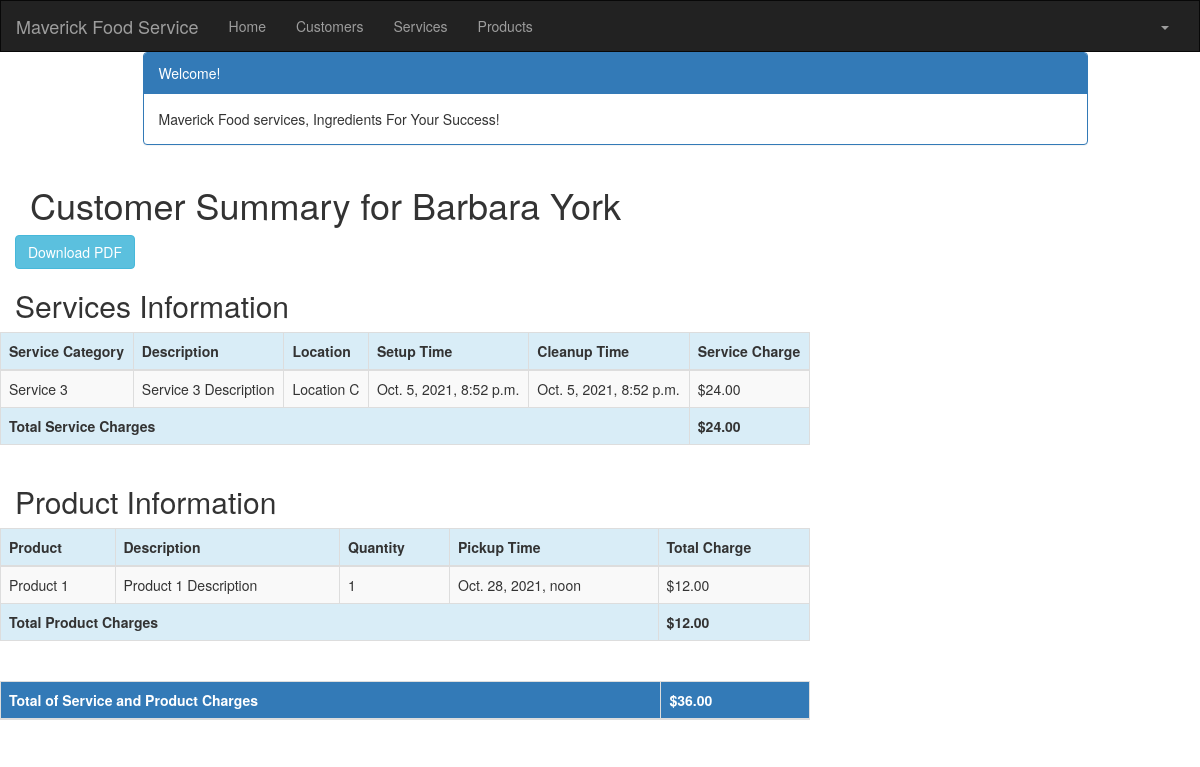
/customer/1/summary/ (signed in), run on an earlier commit of the app's database.
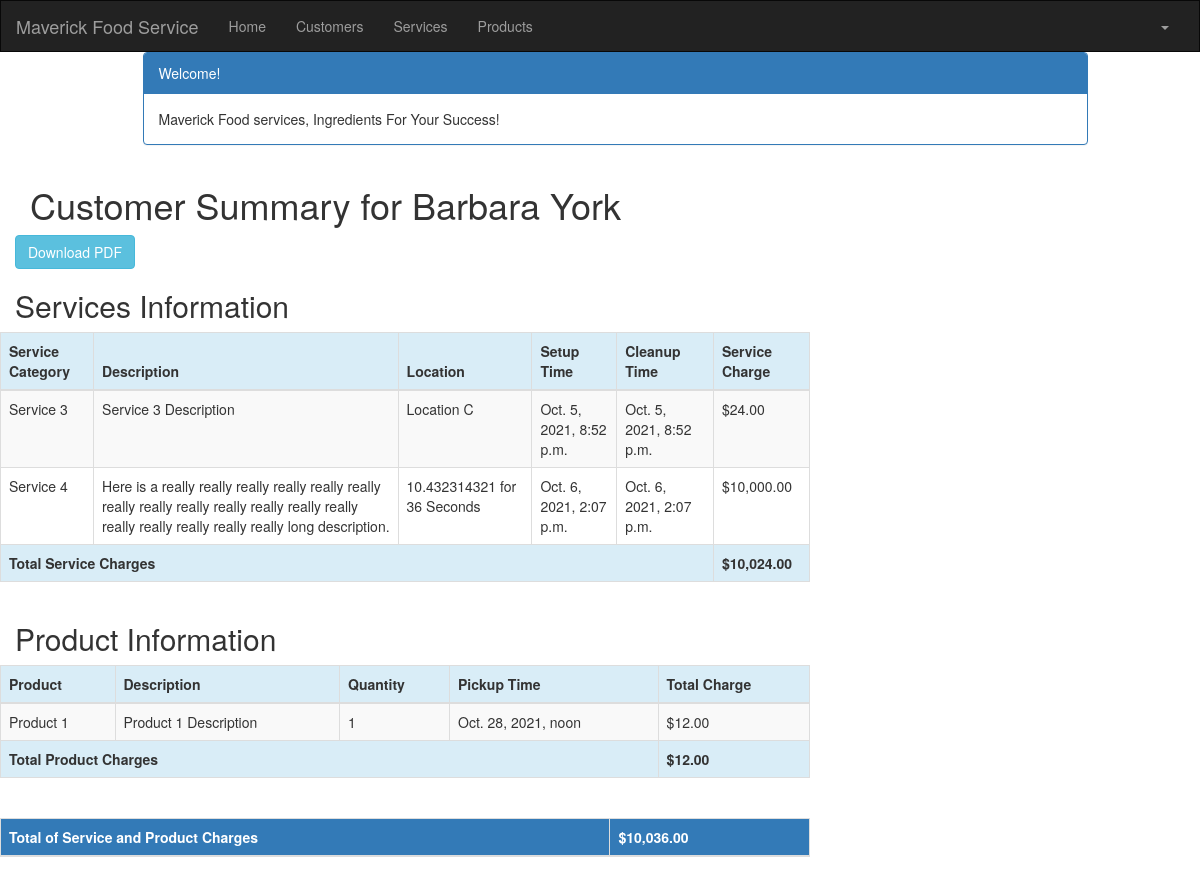
And on a later commit of the database.
### crm/models.py (models this page shows, shortened)
class Service(models.Model):
    cust_name = models.ForeignKey(Customer, on_delete=models.CASCADE, related_name='services')
    service_category = models.CharField(max_length=100)
    description = models.TextField()
    location = models.CharField(max_length=200)
    setup_time = models.DateTimeField(
        default=timezone.now)
    cleanup_time = models.DateTimeField(
        default=timezone.now)
    service_charge = models.DecimalField(max_digits=10, decimal_places=2)
    created_date = models.DateTimeField(
        default=timezone.now)
    updated_date = models.DateTimeField(auto_now_add=True)

class Product(models.Model):
    cust_name = models.ForeignKey(Customer, on_delete=models.CASCADE, related_name='products')
    product = models.CharField(max_length=100)
    p_description = models.TextField()
    quantity = models.IntegerField()
    pickup_time = models.DateTimeField(
        default=timezone.now)
    charge = models.DecimalField(max_digits=10, decimal_places=2)
    created_date = models.DateTimeField(
        default=timezone.now)
    updated_date = models.DateTimeField(auto_now_add=True)

### crm/views.py (the view)
# urls.py: path('customer/<int:pk>/summary/', views.summary, name='summary'),
@login_required
def summary(request, pk):
    customer = get_object_or_404(Customer, pk=pk)
    customers = Customer.objects.filter(created_date__lte=timezone.now())
    services = Service.objects.filter(cust_name=pk)
    products = Product.objects.filter(cust_name=pk)
    sum_service_charge = \
        Service.objects.filter(cust_name=pk).aggregate(Sum('service_charge'))
    sum_product_charge = \
        Product.objects.filter(cust_name=pk).aggregate(Sum('charge'))
    sum = sum_product_charge.get("charge__sum")
    if sum == None:
        sum_product_charge = {'charge__sum': Decimal('0')}
    sum = sum_service_charge.get("service_charge__sum")
    if sum == None:
        sum_service_charge = {'service_charge__sum': Decimal('0')}
    return render(request, 'crm/summary.html', {'customer': customer,
                                                'products': products,
                                                'services': services,
                                                'sum_service_charge': sum_service_charge,
                                                'sum_product_charge': sum_product_charge, })

### crm/templates/crm/summary.html (shortened to what this page needs)
{% extends 'crm/base.html' %}
{% block content %}
    {% load mathfilters %}
    {% load humanize %}
    <div class="container">
        <div class="row">
            <div class="col-md-10 col-md-offset-1">
                <div class="panel panel-primary">
                    <div class="panel-heading">Welcome!</div>
                    <div class="panel-body">
                        Maverick Food services, Ingredients For Your Success!
                    </div>
                </div>
            </div>
        </div>
    </div>
    <div class="row">
        <h1 style="padding-left: 15Px">Customer Summary for {{ customer.cust_name }}</h1>
        <a href="{% url 'crm:generate_pdf' pk=customer.pk %}" class="btn btn-info">Download PDF</a>
    <div class="row">
        <h2 style="padding-left: 15Px">Services Information</h2>
    </div>
    <div class="row">
        <table class="table table-striped table-bordered table-hover">
            <thead>
            <tr class="bg-info">
                <th>Service Category</th>
                <th>Description</th>
                <th>Location</th>
                <th>Setup Time</th>
                <th>Cleanup Time</th>
                <th>Service Charge</th>
            </tr>
            </thead>
            <tbody>
            {% for service in services %}
                <tr>
                    <td>{{ service.service_category }}</td>
                    <td>{{ service.description }}</td>
                    <td>{{ service.location }}</td>
                    <td>{{ service.setup_time }}</td>
                    <td>{{ service.cleanup_time }}</td>
                    <td>${{ service.service_charge|floatformat:2|intcomma }}</td>
                </tr>
            {% endfor %}
            </tbody>
            <tfoot>
            <tr class="bg-info">
                <th colspan="5">Total Service Charges</th>
                <th>${{ sum_service_charge.service_charge__sum|floatformat:2|intcomma }}</th>
            </tr>
            </tfoot>
        </table>
    </div>
    <div class="row">
        <h2 style="padding-left: 15Px">Product Information</h2>
    </div>
    <div class="row">
        <table class="table table-striped table-bordered table-hover">
            <thead>
            <tr class="bg-info">
                <th>Product</th>
                <th>Description</th>
                <th>Quantity</th>
                <th>Pickup Time</th>
                <th>Total Charge</th>
            </tr>
            </thead>
            <tbody>
            {% for product in products %}
                <tr>
                    <td>{{ product.product }}</td>
                    <td>{{ product.p_description }}</td>
                    <td>{{ product.quantity|intcomma }}</td>
                    <td>{{ product.pickup_time }}</td>
                    <td>${{ product.charge|floatformat:2|intcomma }}</td>
                </tr>
            {% endfor %}
            </tbody>
            <tfoot>
            <tr class="bg-info">
                <th colspan="4">Total Product Charges</th>
                <th>${{ sum_product_charge.charge__sum|floatformat:2|intcomma }}</th>
            </tr>
            </tfoot>
        </table>
    </div>
    <div class="row">
    </div>
    <div class="row">
        <table class="table table-bordered">
            <thead>
            <tr class="bg-primary">
                <th>Total of Service and Product Charges</th>
                <th>
                    ${{ sum_service_charge.service_charge__sum|add:sum_product_charge.charge__sum|floatformat:2|intcomma }}</th>
            </tr>
            </thead>
        </table>
    </div>
{% endblock %}

What changed in the data, as far as the page shows it:
added Service: service_category "Service 4", description "Here is a really really really really really really really really really really really really really really really really really really long description.", location "10.432314321 for 36 Seconds", setup_time "Oct. 6, 2021, 2:07 p.m.", cleanup_time "Oct. 6, 2021, 2:07 p.m.", service_charge "10,000.00"
Also different on the page:
{{ sum_service_charge.service_charge__sum|floatformat:2|intcomma }}: "24.00" → "10,024.00"
text no longer shown: "36.00"
text now shown: "10,036.00"
